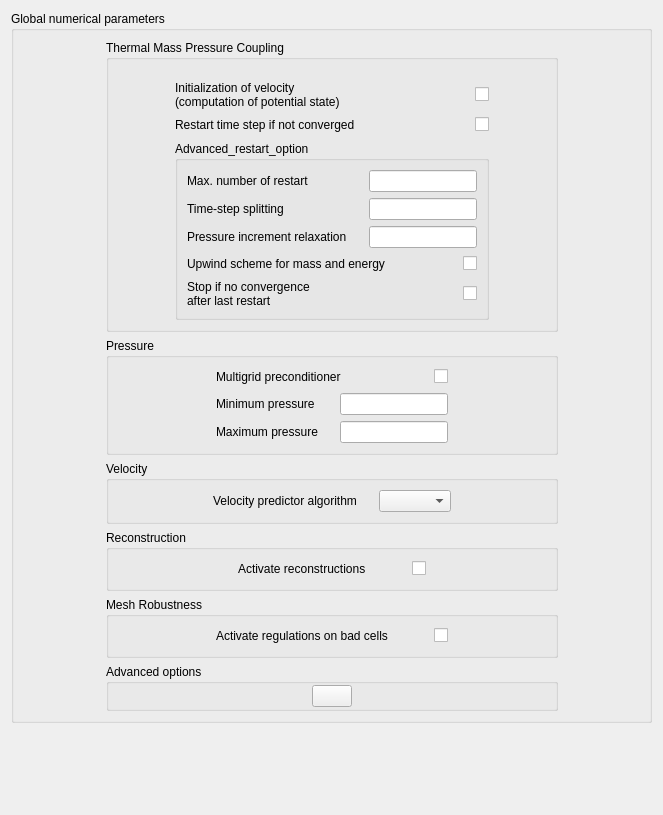
<?xml version="1.0" encoding="UTF-8"?>
<ui version="4.0">
 <class>GlobalNumericalParameters</class>
 <widget class="QWidget" name="GlobalNumericalParameters">
  <property name="geometry">
   <rect>
    <x>0</x>
    <y>0</y>
    <width>659</width>
    <height>815</height>
   </rect>
  </property>
  <property name="windowTitle">
   <string>Form</string>
  </property>
  <layout class="QGridLayout" name="gridLayout_7">
   <item row="3" column="0">
    <spacer>
     <property name="orientation">
      <enum>Qt::Vertical</enum>
     </property>
     <property name="sizeHint" stdset="0">
      <size>
       <width>641</width>
       <height>16</height>
      </size>
     </property>
    </spacer>
   </item>
   <item row="1" column="0">
    <widget class="QGroupBox" name="groupBoxGlobalNumericalParam">
     <property name="title">
      <string>Global numerical parameters</string>
     </property>
     <layout class="QGridLayout" name="gridLayout_5">
      <item row="1" column="0">
       <spacer>
        <property name="orientation">
         <enum>Qt::Horizontal</enum>
        </property>
        <property name="sizeHint" stdset="0">
         <size>
          <width>74</width>
          <height>20</height>
         </size>
        </property>
       </spacer>
      </item>
      <item row="1" column="1">
       <widget class="QGroupBox" name="groupBox">
        <property name="title">
         <string>Thermal Mass Pressure Coupling</string>
        </property>
        <layout class="QGridLayout" name="gridLayout_2">
         <item row="0" column="0" rowspan="3">
          <spacer>
           <property name="orientation">
            <enum>Qt::Horizontal</enum>
           </property>
           <property name="sizeHint" stdset="0">
            <size>
             <width>40</width>
             <height>20</height>
            </size>
           </property>
          </spacer>
         </item>
         <item row="0" column="2" rowspan="3">
          <spacer>
           <property name="orientation">
            <enum>Qt::Horizontal</enum>
           </property>
           <property name="sizeHint" stdset="0">
            <size>
             <width>40</width>
             <height>20</height>
            </size>
           </property>
          </spacer>
         </item>
         <item row="2" column="1">
          <layout class="QHBoxLayout">
           <property name="spacing">
            <number>6</number>
           </property>
           <property name="margin">
            <number>0</number>
           </property>
           <item>
            <widget class="QLabel" name="label_6">
             <property name="text">
              <string>Initialization of velocity
(computation of potential state)</string>
             </property>
            </widget>
           </item>
           <item>
            <spacer>
             <property name="orientation">
              <enum>Qt::Horizontal</enum>
             </property>
             <property name="sizeHint" stdset="0">
              <size>
               <width>16</width>
               <height>20</height>
              </size>
             </property>
            </spacer>
           </item>
           <item>
            <widget class="QCheckBox" name="checkBoxPotentialState">
             <property name="text">
              <string/>
             </property>
            </widget>
           </item>
          </layout>
         </item>
         <item row="4" column="1">
          <widget class="QGroupBox" name="groupBoxRestartOption">
           <property name="title">
            <string>Advanced_restart_option</string>
           </property>
           <layout class="QGridLayout" name="gridLayout">
            <item row="0" column="0">
             <layout class="QHBoxLayout" name="horizontalLayout_3">
              <item>
               <widget class="QLabel" name="labelMaxRestart">
                <property name="text">
                 <string>Max. number of restart</string>
                </property>
               </widget>
              </item>
              <item>
               <spacer name="horizontalSpacer">
                <property name="orientation">
                 <enum>Qt::Horizontal</enum>
                </property>
                <property name="sizeHint" stdset="0">
                 <size>
                  <width>16</width>
                  <height>20</height>
                 </size>
                </property>
               </spacer>
              </item>
              <item>
               <widget class="QLineEdit" name="lineEditMaxRestart"/>
              </item>
             </layout>
            </item>
            <item row="1" column="0">
             <layout class="QHBoxLayout" name="horizontalLayout_4">
              <item>
               <widget class="QLabel" name="labelTimeSplitting">
                <property name="text">
                 <string>Time-step splitting</string>
                </property>
               </widget>
              </item>
              <item>
               <spacer name="horizontalSpacer_2">
                <property name="orientation">
                 <enum>Qt::Horizontal</enum>
                </property>
                <property name="sizeHint" stdset="0">
                 <size>
                  <width>16</width>
                  <height>20</height>
                 </size>
                </property>
               </spacer>
              </item>
              <item>
               <widget class="QLineEdit" name="lineEditTimeSplitting"/>
              </item>
             </layout>
            </item>
            <item row="2" column="0">
             <layout class="QHBoxLayout" name="horizontalLayout_5">
              <item>
               <widget class="QLabel" name="labelPressureRelaxation">
                <property name="text">
                 <string>Pressure increment relaxation</string>
                </property>
               </widget>
              </item>
              <item>
               <spacer name="horizontalSpacer_3">
                <property name="orientation">
                 <enum>Qt::Horizontal</enum>
                </property>
                <property name="sizeHint" stdset="0">
                 <size>
                  <width>16</width>
                  <height>20</height>
                 </size>
                </property>
               </spacer>
              </item>
              <item>
               <widget class="QLineEdit" name="lineEditPressureRelaxation"/>
              </item>
             </layout>
            </item>
            <item row="3" column="0">
             <layout class="QHBoxLayout" name="horizontalLayout_8">
              <item>
               <widget class="QLabel" name="labelUpwindAlphaEnergy">
                <property name="text">
                 <string>Upwind scheme for mass and energy</string>
                </property>
               </widget>
              </item>
              <item>
               <spacer name="horizontalSpacer_6">
                <property name="orientation">
                 <enum>Qt::Horizontal</enum>
                </property>
                <property name="sizeHint" stdset="0">
                 <size>
                  <width>16</width>
                  <height>20</height>
                 </size>
                </property>
               </spacer>
              </item>
              <item>
               <widget class="QCheckBox" name="checkBoxUpwindAlphaEnergy">
                <property name="text">
                 <string/>
                </property>
               </widget>
              </item>
             </layout>
            </item>
            <item row="4" column="0">
             <layout class="QHBoxLayout" name="horizontalLayout_13">
              <item>
               <widget class="QLabel" name="label_13">
                <property name="text">
                 <string>Stop if no convergence
after last restart</string>
                </property>
               </widget>
              </item>
              <item>
               <spacer name="horizontalSpacer_11">
                <property name="orientation">
                 <enum>Qt::Horizontal</enum>
                </property>
                <property name="sizeHint" stdset="0">
                 <size>
                  <width>16</width>
                  <height>20</height>
                 </size>
                </property>
               </spacer>
              </item>
              <item>
               <widget class="QCheckBox" name="checkBoxStopRestart">
                <property name="text">
                 <string/>
                </property>
               </widget>
              </item>
             </layout>
            </item>
           </layout>
          </widget>
         </item>
         <item row="3" column="1">
          <layout class="QHBoxLayout">
           <property name="spacing">
            <number>6</number>
           </property>
           <property name="margin">
            <number>0</number>
           </property>
           <item>
            <widget class="QLabel" name="label_5">
             <property name="text">
              <string>Restart time step if not converged</string>
             </property>
            </widget>
           </item>
           <item>
            <spacer>
             <property name="orientation">
              <enum>Qt::Horizontal</enum>
             </property>
             <property name="sizeHint" stdset="0">
              <size>
               <width>16</width>
               <height>20</height>
              </size>
             </property>
            </spacer>
           </item>
           <item>
            <widget class="QCheckBox" name="checkBoxRestart">
             <property name="text">
              <string/>
             </property>
            </widget>
           </item>
          </layout>
         </item>
        </layout>
       </widget>
      </item>
      <item row="1" column="2">
       <spacer>
        <property name="orientation">
         <enum>Qt::Horizontal</enum>
        </property>
        <property name="sizeHint" stdset="0">
         <size>
          <width>74</width>
          <height>20</height>
         </size>
        </property>
       </spacer>
      </item>
      <item row="2" column="1">
       <widget class="QGroupBox" name="groupBox_4">
        <property name="title">
         <string>Pressure</string>
        </property>
        <layout class="QGridLayout" name="gridLayout_3">
         <item row="0" column="0">
          <spacer>
           <property name="orientation">
            <enum>Qt::Horizontal</enum>
           </property>
           <property name="sizeHint" stdset="0">
            <size>
             <width>98</width>
             <height>20</height>
            </size>
           </property>
          </spacer>
         </item>
         <item row="0" column="1">
          <layout class="QVBoxLayout" name="verticalLayout">
           <item>
            <layout class="QHBoxLayout">
             <property name="spacing">
              <number>6</number>
             </property>
             <property name="margin">
              <number>0</number>
             </property>
             <item>
              <widget class="QLabel" name="label_10">
               <property name="text">
                <string>Multigrid preconditioner</string>
               </property>
              </widget>
             </item>
             <item>
              <spacer>
               <property name="orientation">
                <enum>Qt::Horizontal</enum>
               </property>
               <property name="sizeHint" stdset="0">
                <size>
                 <width>16</width>
                 <height>20</height>
                </size>
               </property>
              </spacer>
             </item>
             <item>
              <widget class="QCheckBox" name="checkBoxMultigrid">
               <property name="text">
                <string/>
               </property>
              </widget>
             </item>
            </layout>
           </item>
           <item>
            <layout class="QHBoxLayout" name="horizontalLayout_11">
             <item>
              <widget class="QLabel" name="labelMinimumPressure">
               <property name="text">
                <string>Minimum pressure</string>
               </property>
              </widget>
             </item>
             <item>
              <spacer name="horizontalSpacer_9">
               <property name="orientation">
                <enum>Qt::Horizontal</enum>
               </property>
               <property name="sizeHint" stdset="0">
                <size>
                 <width>16</width>
                 <height>20</height>
                </size>
               </property>
              </spacer>
             </item>
             <item>
              <widget class="QLineEdit" name="lineEditMinimumPressure"/>
             </item>
            </layout>
           </item>
           <item>
            <layout class="QHBoxLayout" name="horizontalLayout_12">
             <item>
              <widget class="QLabel" name="labelMaximumPressure">
               <property name="text">
                <string>Maximum pressure</string>
               </property>
              </widget>
             </item>
             <item>
              <spacer name="horizontalSpacer_10">
               <property name="orientation">
                <enum>Qt::Horizontal</enum>
               </property>
               <property name="sizeHint" stdset="0">
                <size>
                 <width>16</width>
                 <height>20</height>
                </size>
               </property>
              </spacer>
             </item>
             <item>
              <widget class="QLineEdit" name="lineEditMaximumPressure"/>
             </item>
            </layout>
           </item>
          </layout>
         </item>
         <item row="0" column="2">
          <spacer>
           <property name="orientation">
            <enum>Qt::Horizontal</enum>
           </property>
           <property name="sizeHint" stdset="0">
            <size>
             <width>98</width>
             <height>20</height>
            </size>
           </property>
          </spacer>
         </item>
        </layout>
       </widget>
      </item>
      <item row="3" column="1">
       <widget class="QGroupBox" name="groupBox_5">
        <property name="title">
         <string>Velocity</string>
        </property>
        <layout class="QGridLayout" name="gridLayout_6">
         <item row="0" column="0">
          <spacer name="horizontalSpacer_14">
           <property name="orientation">
            <enum>Qt::Horizontal</enum>
           </property>
           <property name="sizeHint" stdset="0">
            <size>
             <width>71</width>
             <height>20</height>
            </size>
           </property>
          </spacer>
         </item>
         <item row="0" column="1">
          <layout class="QVBoxLayout" name="verticalLayout_2">
           <item>
            <layout class="QHBoxLayout" name="horizontalLayout_2">
             <item>
              <widget class="QLabel" name="label_3">
               <property name="text">
                <string>Velocity predictor algorithm</string>
               </property>
              </widget>
             </item>
             <item>
              <spacer name="horizontalSpacer_13">
               <property name="orientation">
                <enum>Qt::Horizontal</enum>
               </property>
               <property name="sizeHint" stdset="0">
                <size>
                 <width>16</width>
                 <height>20</height>
                </size>
               </property>
              </spacer>
             </item>
             <item>
              <widget class="QComboBox" name="comboBoxVelocityAlgorithm"/>
             </item>
            </layout>
           </item>
          </layout>
         </item>
         <item row="0" column="2">
          <spacer name="horizontalSpacer_15">
           <property name="orientation">
            <enum>Qt::Horizontal</enum>
           </property>
           <property name="sizeHint" stdset="0">
            <size>
             <width>71</width>
             <height>20</height>
            </size>
           </property>
          </spacer>
         </item>
        </layout>
       </widget>
      </item>
      <item row="4" column="1">
       <widget class="QGroupBox" name="groupBox_3">
        <property name="title">
         <string>Reconstruction</string>
        </property>
        <layout class="QGridLayout" name="gridLayout_4">
         <item row="0" column="0">
          <spacer>
           <property name="orientation">
            <enum>Qt::Horizontal</enum>
           </property>
           <property name="sizeHint" stdset="0">
            <size>
             <width>69</width>
             <height>20</height>
            </size>
           </property>
          </spacer>
         </item>
         <item row="0" column="1">
          <layout class="QVBoxLayout" name="verticalLayout_3">
           <item>
            <layout class="QHBoxLayout">
             <property name="spacing">
              <number>6</number>
             </property>
             <property name="margin">
              <number>0</number>
             </property>
             <item>
              <widget class="QLabel" name="label_8">
               <property name="text">
                <string>Activate reconstructions</string>
               </property>
              </widget>
             </item>
             <item>
              <spacer>
               <property name="orientation">
                <enum>Qt::Horizontal</enum>
               </property>
               <property name="sizeHint" stdset="0">
                <size>
                 <width>40</width>
                 <height>20</height>
                </size>
               </property>
              </spacer>
             </item>
             <item>
              <widget class="QCheckBox" name="checkBoxFacesReconstruction">
               <property name="text">
                <string/>
               </property>
              </widget>
             </item>
            </layout>
           </item>
          </layout>
         </item>
         <item row="0" column="2">
          <spacer>
           <property name="orientation">
            <enum>Qt::Horizontal</enum>
           </property>
           <property name="sizeHint" stdset="0">
            <size>
             <width>68</width>
             <height>20</height>
            </size>
           </property>
          </spacer>
         </item>
        </layout>
       </widget>
      </item>
      <item row="5" column="1">
       <widget class="QGroupBox" name="gridGroupBox">
        <property name="title">
         <string>Mesh Robustness</string>
        </property>
        <layout class="QGridLayout" name="gridLayout_9">
         <item row="1" column="1">
          <layout class="QHBoxLayout" name="horizontalLayout">
           <item>
            <widget class="QLabel" name="label_2">
             <property name="text">
              <string>Activate regulations on bad cells</string>
             </property>
            </widget>
           </item>
           <item>
            <spacer name="horizontalSpacer_5">
             <property name="orientation">
              <enum>Qt::Horizontal</enum>
             </property>
             <property name="sizeHint" stdset="0">
              <size>
               <width>40</width>
               <height>20</height>
              </size>
             </property>
            </spacer>
           </item>
           <item>
            <widget class="QCheckBox" name="checkBoxRegulBadCells">
             <property name="text">
              <string/>
             </property>
            </widget>
           </item>
          </layout>
         </item>
         <item row="1" column="2">
          <spacer name="horizontalSpacer_4">
           <property name="orientation">
            <enum>Qt::Horizontal</enum>
           </property>
           <property name="sizeHint" stdset="0">
            <size>
             <width>40</width>
             <height>20</height>
            </size>
           </property>
          </spacer>
         </item>
         <item row="1" column="0">
          <spacer name="horizontalSpacer_7">
           <property name="orientation">
            <enum>Qt::Horizontal</enum>
           </property>
           <property name="sizeHint" stdset="0">
            <size>
             <width>40</width>
             <height>20</height>
            </size>
           </property>
          </spacer>
         </item>
        </layout>
       </widget>
      </item>
      <item row="6" column="1">
       <widget class="QGroupBox" name="">
        <property name="title">
         <string>Advanced options</string>
        </property>
        <layout class="QHBoxLayout">
         <property name="spacing">
          <number>6</number>
         </property>
         <property name="margin">
          <number>1</number>
         </property>
         <item>
          <spacer>
           <property name="orientation">
            <enum>Qt::Horizontal</enum>
           </property>
           <property name="sizeHint" stdset="0">
            <size>
             <width>40</width>
             <height>20</height>
            </size>
           </property>
          </spacer>
         </item>
         <item>
          <layout class="QHBoxLayout">
           <property name="spacing">
            <number>6</number>
           </property>
           <property name="margin">
            <number>0</number>
           </property>
           <item>
            <widget class="QPushButton" name="pushButtonAdvanced">
             <property name="text">
              <string/>
             </property>
             <property name="icon">
              <iconset>
               <normaloff>:/new/prefix1/icons/22x22/preferences-system.png</normaloff>:/new/prefix1/icons/22x22/preferences-system.png</iconset>
             </property>
             <property name="iconSize">
              <size>
               <width>22</width>
               <height>22</height>
              </size>
             </property>
            </widget>
           </item>
          </layout>
         </item>
         <item>
          <spacer>
           <property name="orientation">
            <enum>Qt::Horizontal</enum>
           </property>
           <property name="sizeHint" stdset="0">
            <size>
             <width>40</width>
             <height>20</height>
            </size>
           </property>
          </spacer>
         </item>
        </layout>
       </widget>
      </item>
     </layout>
    </widget>
   </item>
  </layout>
 </widget>
 <resources/>
 <connections/>
</ui>
